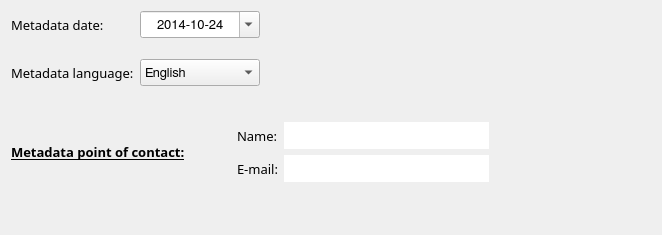
          <widget class="QWidget" name="page_11">
           <property name="geometry">
            <rect>
             <x>0</x>
             <y>0</y>
             <width>662</width>
             <height>235</height>
            </rect>
           </property>
           <attribute name="label">
            <string>Metadata on Metadata</string>
           </attribute>
           <layout class="QGridLayout" name="gridLayout_7">
            <item row="0" column="0">
             <layout class="QVBoxLayout" name="verticalLayout_29">
              <item>
               <layout class="QHBoxLayout" name="horizontalLayout_37">
                <item>
                 <layout class="QVBoxLayout" name="verticalLayout_6">
                  <item>
                   <layout class="QHBoxLayout" name="horizontalLayout_7">
                    <item>
                     <widget class="QLabel" name="mm_label_1">
                      <property name="font">
                       <font>
                        <family>Droid Sans Fallback</family>
                        <pointsize>10</pointsize>
                        <weight>50</weight>
                        <bold>false</bold>
                        <stylestrategy>PreferAntialias</stylestrategy>
                       </font>
                      </property>
                      <property name="text">
                       <string>Metadata date:</string>
                      </property>
                     </widget>
                    </item>
                    <item>
                     <widget class="QDateEdit" name="mm_date_do1">
                      <property name="minimumSize">
                       <size>
                        <width>120</width>
                        <height>27</height>
                       </size>
                      </property>
                      <property name="maximumSize">
                       <size>
                        <width>120</width>
                        <height>27</height>
                       </size>
                      </property>
                      <property name="font">
                       <font>
                        <family>FreeSans</family>
                        <pointsize>10</pointsize>
                        <weight>50</weight>
                        <bold>false</bold>
                        <stylestrategy>PreferAntialias</stylestrategy>
                       </font>
                      </property>
                      <property name="alignment">
                       <set>Qt::AlignCenter</set>
                      </property>
                      <property name="date">
                       <date>
                        <year>2014</year>
                        <month>10</month>
                        <day>24</day>
                       </date>
                      </property>
                      <property name="displayFormat">
                       <string>yyyy-MM-dd</string>
                      </property>
                      <property name="calendarPopup">
                       <bool>true</bool>
                      </property>
                      <property name="timeSpec">
                       <enum>Qt::UTC</enum>
                      </property>
                     </widget>
                    </item>
                    <item>
                     <widget class="QToolButton" name="infoButton_27">
                      <property name="maximumSize">
                       <size>
                        <width>27</width>
                        <height>27</height>
                       </size>
                      </property>
                      <property name="text">
                       <string/>
                      </property>
                      <property name="icon">
                       <iconset>
                        <normaloff>icons/info_icon.png</normaloff>icons/info_icon.png</iconset>
                      </property>
                      <property name="iconSize">
                       <size>
                        <width>27</width>
                        <height>27</height>
                       </size>
                      </property>
                      <property name="autoRaise">
                       <bool>true</bool>
                      </property>
                     </widget>
                    </item>
                   </layout>
                  </item>
                  <item>
                   <spacer name="verticalSpacer_34">
                    <property name="orientation">
                     <enum>Qt::Vertical</enum>
                    </property>
                    <property name="sizeType">
                     <enum>QSizePolicy::Fixed</enum>
                    </property>
                    <property name="sizeHint" stdset="0">
                     <size>
                      <width>20</width>
                      <height>15</height>
                     </size>
                    </property>
                   </spacer>
                  </item>
                  <item>
                   <layout class="QHBoxLayout" name="horizontalLayout_22">
                    <item>
                     <widget class="QLabel" name="mm_label_2">
                      <property name="font">
                       <font>
                        <family>Droid Sans Fallback</family>
                        <pointsize>10</pointsize>
                        <weight>50</weight>
                        <bold>false</bold>
                        <stylestrategy>PreferAntialias</stylestrategy>
                       </font>
                      </property>
                      <property name="text">
                       <string>Metadata language:</string>
                      </property>
                     </widget>
                    </item>
                    <item>
                     <widget class="QComboBox" name="mm_language_rl1">
                      <property name="minimumSize">
                       <size>
                        <width>120</width>
                        <height>27</height>
                       </size>
                      </property>
                      <property name="maximumSize">
                       <size>
                        <width>120</width>
                        <height>27</height>
                       </size>
                      </property>
                      <property name="font">
                       <font>
                        <family>FreeSans</family>
                        <pointsize>10</pointsize>
                        <weight>50</weight>
                        <bold>false</bold>
                        <stylestrategy>PreferAntialias</stylestrategy>
                       </font>
                      </property>
                      <property name="currentIndex">
                       <number>4</number>
                      </property>
                      <item>
                       <property name="text">
                        <string>Bulgarian</string>
                       </property>
                      </item>
                      <item>
                       <property name="text">
                        <string>Czech</string>
                       </property>
                      </item>
                      <item>
                       <property name="text">
                        <string>Danish</string>
                       </property>
                      </item>
                      <item>
                       <property name="text">
                        <string>Dutch</string>
                       </property>
                      </item>
                      <item>
                       <property name="text">
                        <string>English</string>
                       </property>
                      </item>
                      <item>
                       <property name="text">
                        <string>Estonian</string>
                       </property>
                      </item>
                      <item>
                       <property name="text">
                        <string>Finnish</string>
                       </property>
                      </item>
                      <item>
                       <property name="text">
                        <string>French</string>
                       </property>
                      </item>
                      <item>
                       <property name="text">
                        <string>German</string>
                       </property>
                      </item>
                      <item>
                       <property name="text">
                        <string>Greek</string>
                       </property>
                      </item>
                      <item>
                       <property name="text">
                        <string>Hungarian</string>
                       </property>
                      </item>
                      <item>
                       <property name="text">
                        <string>Irish</string>
                       </property>
                      </item>
                      <item>
                       <property name="text">
                        <string>Italian</string>
                       </property>
                      </item>
                      <item>
                       <property name="text">
                        <string>Latvian</string>
                       </property>
                      </item>
                      <item>
                       <property name="text">
                        <string>Lithuanian</string>
                       </property>
                      </item>
                      <item>
                       <property name="text">
                        <string>Maltese</string>
                       </property>
                      </item>
                      <item>
                       <property name="text">
                        <string>Polish</string>
                       </property>
                      </item>
                      <item>
                       <property name="text">
                        <string>Portuguese</string>
                       </property>
                      </item>
                      <item>
                       <property name="text">
                        <string>Romanian</string>
                       </property>
                      </item>
                      <item>
                       <property name="text">
                        <string>Slovak</string>
                       </property>
                      </item>
                      <item>
                       <property name="text">
                        <string>Slovenian</string>
                       </property>
                      </item>
                      <item>
                       <property name="text">
                        <string>Spanish</string>
                       </property>
                      </item>
                      <item>
                       <property name="text">
                        <string>Swedish</string>
                       </property>
                      </item>
                     </widget>
                    </item>
                    <item>
                     <widget class="QToolButton" name="infoButton_28">
                      <property name="maximumSize">
                       <size>
                        <width>27</width>
                        <height>27</height>
                       </size>
                      </property>
                      <property name="text">
                       <string/>
                      </property>
                      <property name="icon">
                       <iconset>
                        <normaloff>icons/info_icon.png</normaloff>icons/info_icon.png</iconset>
                      </property>
                      <property name="iconSize">
                       <size>
                        <width>27</width>
                        <height>27</height>
                       </size>
                      </property>
                      <property name="autoRaise">
                       <bool>true</bool>
                      </property>
                     </widget>
                    </item>
                   </layout>
                  </item>
                 </layout>
                </item>
                <item>
                 <spacer name="horizontalSpacer_4">
                  <property name="orientation">
                   <enum>Qt::Horizontal</enum>
                  </property>
                  <property name="sizeHint" stdset="0">
                   <size>
                    <width>40</width>
                    <height>20</height>
                   </size>
                  </property>
                 </spacer>
                </item>
               </layout>
              </item>
              <item>
               <spacer name="verticalSpacer_27">
                <property name="orientation">
                 <enum>Qt::Vertical</enum>
                </property>
                <property name="sizeType">
                 <enum>QSizePolicy::Fixed</enum>
                </property>
                <property name="sizeHint" stdset="0">
                 <size>
                  <width>20</width>
                  <height>30</height>
                 </size>
                </property>
               </spacer>
              </item>
              <item>
               <layout class="QHBoxLayout" name="horizontalLayout_26">
                <item>
                 <widget class="QLabel" name="mm_label_3">
                  <property name="minimumSize">
                   <size>
                    <width>200</width>
                    <height>27</height>
                   </size>
                  </property>
                  <property name="maximumSize">
                   <size>
                    <width>200</width>
                    <height>27</height>
                   </size>
                  </property>
                  <property name="font">
                   <font>
                    <family>Droid Sans</family>
                    <pointsize>10</pointsize>
                    <weight>75</weight>
                    <bold>true</bold>
                    <underline>true</underline>
                   </font>
                  </property>
                  <property name="text">
                   <string>Metadata point of contact:</string>
                  </property>
                 </widget>
                </item>
                <item>
                 <spacer name="horizontalSpacer">
                  <property name="orientation">
                   <enum>Qt::Horizontal</enum>
                  </property>
                  <property name="sizeType">
                   <enum>QSizePolicy::Fixed</enum>
                  </property>
                  <property name="sizeHint" stdset="0">
                   <size>
                    <width>20</width>
                    <height>20</height>
                   </size>
                  </property>
                 </spacer>
                </item>
                <item>
                 <layout class="QVBoxLayout" name="verticalLayout_13">
                  <item>
                   <layout class="QVBoxLayout" name="verticalLayout_3">
                    <item>
                     <layout class="QHBoxLayout" name="horizontalLayout_23">
                      <item>
                       <widget class="QLabel" name="mm_contactName_lb">
                        <property name="font">
                         <font>
                          <family>Droid Sans Fallback</family>
                          <pointsize>10</pointsize>
                          <weight>50</weight>
                          <bold>false</bold>
                          <stylestrategy>PreferAntialias</stylestrategy>
                         </font>
                        </property>
                        <property name="text">
                         <string>Name:</string>
                        </property>
                       </widget>
                      </item>
                      <item>
                       <widget class="QLineEdit" name="mm_contactName_ln">
                        <property name="minimumSize">
                         <size>
                          <width>205</width>
                          <height>27</height>
                         </size>
                        </property>
                        <property name="maximumSize">
                         <size>
                          <width>205</width>
                          <height>27</height>
                         </size>
                        </property>
                        <property name="font">
                         <font>
                          <family>FreeSans</family>
                          <pointsize>10</pointsize>
                          <weight>50</weight>
                          <bold>false</bold>
                          <stylestrategy>PreferAntialias</stylestrategy>
                         </font>
                        </property>
                        <property name="frame">
                         <bool>false</bool>
                        </property>
                       </widget>
                      </item>
                     </layout>
                    </item>
                    <item>
                     <layout class="QHBoxLayout" name="horizontalLayout_25">
                      <item>
                       <widget class="QLabel" name="mm_contactEmail_lb">
                        <property name="font">
                         <font>
                          <family>Droid Sans Fallback</family>
                          <pointsize>10</pointsize>
                          <weight>50</weight>
                          <bold>false</bold>
                          <stylestrategy>PreferAntialias</stylestrategy>
                         </font>
                        </property>
                        <property name="text">
                         <string>E-mail:</string>
                        </property>
                       </widget>
                      </item>
                      <item>
                       <widget class="QLineEdit" name="mm_contactEmail_ln">
                        <property name="minimumSize">
                         <size>
                          <width>205</width>
                          <height>27</height>
                         </size>
                        </property>
                        <property name="maximumSize">
                         <size>
                          <width>205</width>
                          <height>27</height>
                         </size>
                        </property>
                        <property name="font">
                         <font>
                          <family>FreeSans</family>
                          <pointsize>10</pointsize>
                          <weight>50</weight>
                          <bold>false</bold>
                          <stylestrategy>PreferAntialias</stylestrategy>
                         </font>
                        </property>
                        <property name="frame">
                         <bool>false</bool>
                        </property>
                       </widget>
                      </item>
                     </layout>
                    </item>
                   </layout>
                  </item>
                  <item>
                   <layout class="QVBoxLayout" name="verticalLayout_14"/>
                  </item>
                 </layout>
                </item>
                <item>
                 <spacer name="horizontalSpacer_29">
                  <property name="orientation">
                   <enum>Qt::Horizontal</enum>
                  </property>
                  <property name="sizeType">
                   <enum>QSizePolicy::Fixed</enum>
                  </property>
                  <property name="sizeHint" stdset="0">
                   <size>
                    <width>20</width>
                    <height>20</height>
                   </size>
                  </property>
                 </spacer>
                </item>
                <item>
                 <widget class="QToolButton" name="plusButton_8">
                  <property name="minimumSize">
                   <size>
                    <width>27</width>
                    <height>27</height>
                   </size>
                  </property>
                  <property name="maximumSize">
                   <size>
                    <width>27</width>
                    <height>27</height>
                   </size>
                  </property>
                  <property name="toolTip">
                   <string>&lt;html&gt;&lt;head/&gt;&lt;body&gt;&lt;p&gt;Click here to add a point of contact&lt;/p&gt;&lt;/body&gt;&lt;/html&gt;</string>
                  </property>
                  <property name="text">
                   <string/>
                  </property>
                  <property name="icon">
                   <iconset>
                    <normaloff>icons/plus_icon.png</normaloff>icons/plus_icon.png</iconset>
                  </property>
                  <property name="iconSize">
                   <size>
                    <width>27</width>
                    <height>27</height>
                   </size>
                  </property>
                  <property name="autoRaise">
                   <bool>true</bool>
                  </property>
                 </widget>
                </item>
                <item>
                 <widget class="QToolButton" name="delButton_7">
                  <property name="enabled">
                   <bool>false</bool>
                  </property>
                  <property name="minimumSize">
                   <size>
                    <width>27</width>
                    <height>27</height>
                   </size>
                  </property>
                  <property name="maximumSize">
                   <size>
                    <width>27</width>
                    <height>27</height>
                   </size>
                  </property>
                  <property name="text">
                   <string/>
                  </property>
                  <property name="icon">
                   <iconset>
                    <normaloff>icons/none_icon.png</normaloff>icons/none_icon.png</iconset>
                  </property>
                  <property name="iconSize">
                   <size>
                    <width>27</width>
                    <height>27</height>
                   </size>
                  </property>
                  <property name="autoRaise">
                   <bool>true</bool>
                  </property>
                 </widget>
                </item>
                <item>
                 <spacer name="horizontalSpacer_51">
                  <property name="orientation">
                   <enum>Qt::Horizontal</enum>
                  </property>
                  <property name="sizeType">
                   <enum>QSizePolicy::Fixed</enum>
                  </property>
                  <property name="sizeHint" stdset="0">
                   <size>
                    <width>13</width>
                    <height>20</height>
                   </size>
                  </property>
                 </spacer>
                </item>
                <item>
                 <widget class="QToolButton" name="infoButton_29">
                  <property name="maximumSize">
                   <size>
                    <width>27</width>
                    <height>27</height>
                   </size>
                  </property>
                  <property name="text">
                   <string/>
                  </property>
                  <property name="icon">
                   <iconset>
                    <normaloff>icons/info_icon.png</normaloff>icons/info_icon.png</iconset>
                  </property>
                  <property name="iconSize">
                   <size>
                    <width>27</width>
                    <height>27</height>
                   </size>
                  </property>
                  <property name="autoRaise">
                   <bool>true</bool>
                  </property>
                 </widget>
                </item>
               </layout>
              </item>
             </layout>
            </item>
            <item row="0" column="1">
             <spacer name="horizontalSpacer_2">
              <property name="orientation">
               <enum>Qt::Horizontal</enum>
              </property>
              <property name="sizeType">
               <enum>QSizePolicy::Expanding</enum>
              </property>
              <property name="sizeHint" stdset="0">
               <size>
                <width>172</width>
                <height>17</height>
               </size>
              </property>
             </spacer>
            </item>
            <item row="1" column="0">
             <spacer name="verticalSpacer_4">
              <property name="orientation">
               <enum>Qt::Vertical</enum>
              </property>
              <property name="sizeHint" stdset="0">
               <size>
                <width>20</width>
                <height>154</height>
               </size>
              </property>
             </spacer>
            </item>
           </layout>
          </widget>
